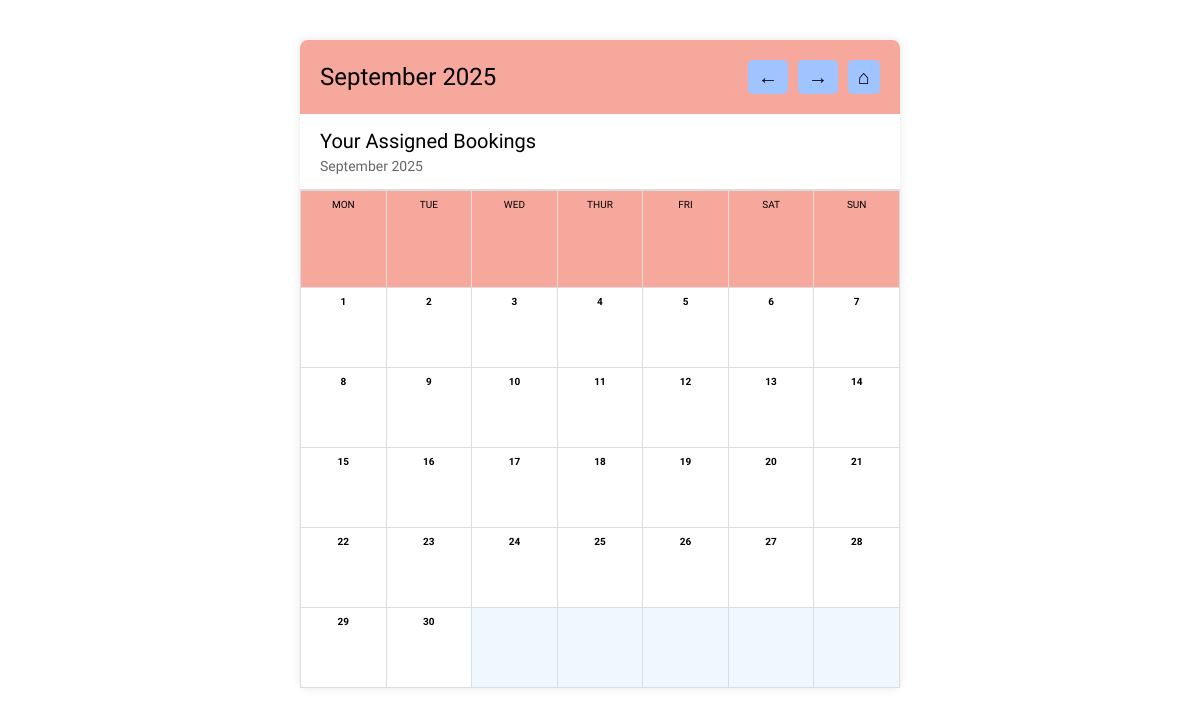
The app's page /calendar (signed in), older data.
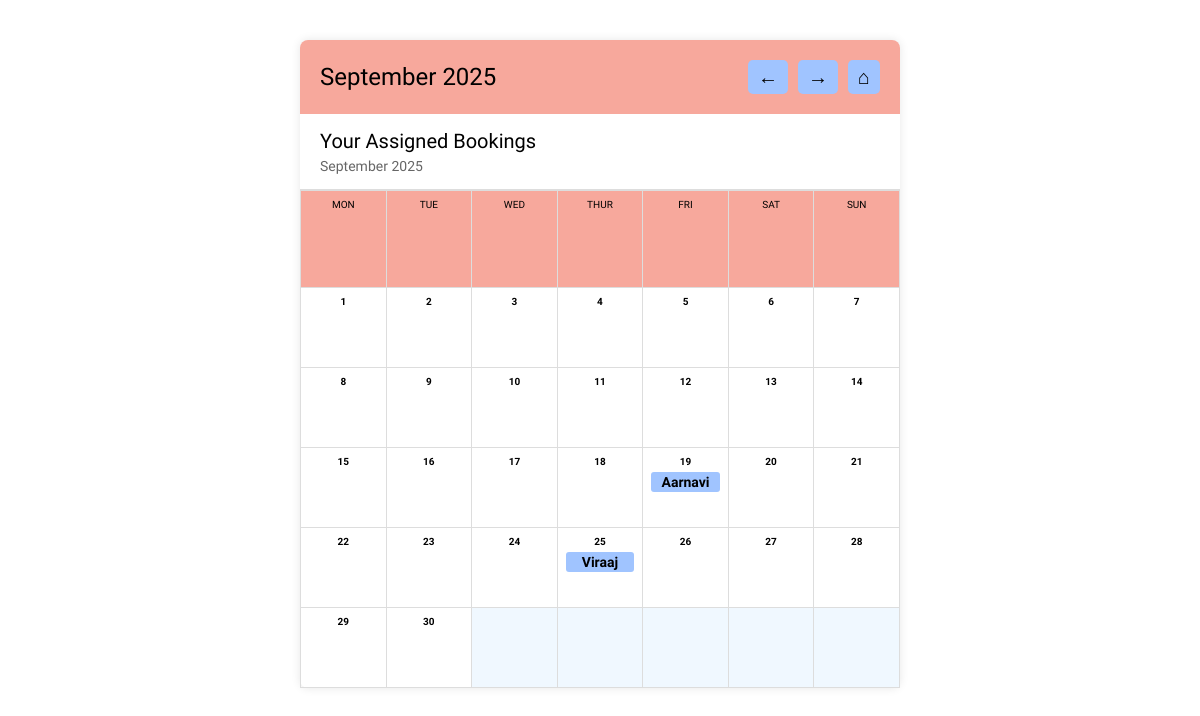
The same page, newer data.
### tables this page shows
CREATE TABLE bookings (
                id INTEGER PRIMARY KEY AUTOINCREMENT,
                client_name TEXT,
                date TEXT,
                time TEXT,
                location TEXT,
                cleaner TEXT
            );

### app.py (the view)
@app.route('/calendar')
def calendar():
    if session.get('role') in ['owner', 'cleaner']:
        month = request.args.get('month', default=None, type=int)
        year = request.args.get('year', default=None, type=int)
        today = datetime.today().date()
        if not month or not year:
            month = today.month
            year = today.year
        conn = get_db()
        c = conn.cursor()
        if session.get('role') == 'owner':
            c.execute("SELECT id, date, client_name FROM bookings")
        else:
            c.execute("SELECT id, date, client_name FROM bookings WHERE cleaner=?", (session['username'],))
        bookings = c.fetchall()
        bookings_by_date = {}
        bookings_by_id = {}
        for booking_id, date_str, client_name in bookings:
            if date_str not in bookings_by_date:
                bookings_by_date[date_str] = []
            bookings_by_date[date_str].append(client_name)
            bookings_by_id[booking_id] = (date_str, client_name)
        first_weekday, num_days = monthrange(year, month)
        weeks = []
        week = [None]*first_weekday
        day = 1
        while day <= num_days:
            week.append(day)
            if len(week) == 7:
                weeks.append(week)
                week = []
            day += 1
        if week:
            while len(week) < 7:
                week.append(None)
            weeks.append(week)
        month_name_str = month_name[month]
        if session.get('role') == 'owner':
            return render_template('owner_calendar.html', username=session['username'], role=session['role'],
                                   bookings=bookings_by_date, weeks=weeks, month=month, year=year, month_name=month_name_str)
        else:
            return render_template('cleaner_calendar.html', username=session['username'], role=session['role'],
                                   bookings=bookings_by_date, weeks=weeks, month=month, year=year, month_name=month_name_str)
    return redirect(url_for('home'))

### app.py (called while the page is built)
def get_db():
    if '_database' not in g:
        g._database = sqlite3.connect(DATABASE, check_same_thread=False)
    return g._database

@app.teardown_appcontext
def close_connection(exception):
    db = g.pop('_database', None)
    if db is not None:
        db.close()

### templates/cleaner_calendar.html (shortened to what this page needs)
<!DOCTYPE html>
<html lang="en">
<head>
    <link rel="stylesheet" href="/static/owner_calendar.css" />
</head>
<body>
    <div class="calendar-container">
        <header class="calendar-header">
            <h1>{{ month_name }} {{ year }}</h1>
            <div class="nav-buttons">
                <a href="{{ url_for('calendar', month=month-1 if month > 1 else 12, year=year if month > 1 else year-1) }}" title="Previous Month">&#8592;</a>
                <a href="{{ url_for('calendar', month=month+1 if month < 12 else 1, year=year if month < 12 else year+1) }}" title="Next Month">&#8594;</a>
                <a href="{{ url_for('cleaner_dashboard') }}" title="Home">&#8962;</a>
            </div>
        </header>
        <section class="user-info">
            <p class="address">Your Assigned Bookings</p>
            <p class="date">{{ month_name }} {{ year }}</p>
        </section>
        <table class="calendar-grid" style="width: 100%; border-collapse: collapse;">
            <thead>
                <tr>
                    <th>MON</th>
                    <th>TUE</th>
                    <th>WED</th>
                    <th>THUR</th>
                    <th>FRI</th>
                    <th>SAT</th>
                    <th>SUN</th>
                </tr>
            </thead>
            <tbody>
                {% for week in weeks %}
                <tr>
                    {% for day in week %}
                    {% if day %}
                    <td class="day">
                        <div class="day-number">{{ day }}</div>
                        {% set date_str = "{:04d}-{:02d}-{:02d}".format(year, month, day) %}
                        {% if bookings and bookings.get(date_str) %}
                            {% for booking in bookings[date_str] %}
                            <div class="booking">{{ booking }}</div>
                            {% endfor %}
                        {% endif %}
                    </td>
                    {% else %}
                    <td class="day empty-day"></td>
                    {% endif %}
                    {% endfor %}
                </tr>
                {% endfor %}
            </tbody>
        </table>
    </div>
</body>
</html>

Row changes from the older to the newer data that the page shows:
added bookings: client_name "Aarnavi", shown under "19"
added bookings: client_name "Viraaj", shown under "25"
